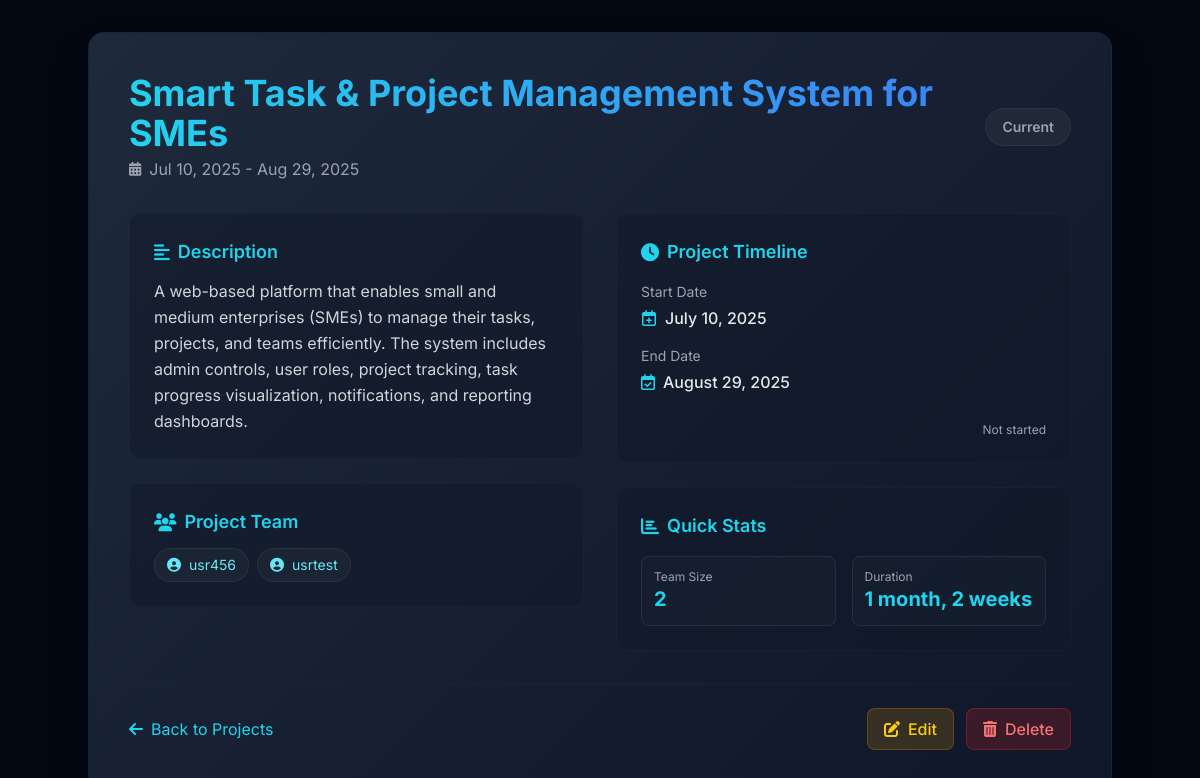
Screenshot of /project/projects/1/ (signed in) with the database file from the repository.
### project/models.py (models this page shows, shortened)
class Project(models.Model):
    STATUS_CHOICES = [
        ('pending', 'Pending'),
        ('current', 'Current'),
        ('completed', 'Completed'),
        ('failed', 'Failed'),
    ]
    title = models.CharField(max_length=200)
    description = models.TextField(blank=True, null=True)
    status = models.CharField(max_length=20, choices=STATUS_CHOICES, default='pending')
    start_date = models.DateField(null=True, blank=True)
    end_date = models.DateField(null=True, blank=True)
    due_date = models.DateField(null=True, blank=True)
    created_by = models.ForeignKey(settings.AUTH_USER_MODEL, on_delete=models.SET_NULL, null=True, blank=True, related_name='created_projects')
    assigned_users = models.ManyToManyField(
        settings.AUTH_USER_MODEL,
        blank=True,
        related_name='project_assigned_users'  # ✅ Unique related name
    )

### users/models.py (models this page shows, shortened)
class CustomUser(AbstractUser):
    user_id = models.AutoField(primary_key=True)
    preference_field_1 = models.CharField(max_length=100, blank=True, null=True)
    preference_field_2 = models.CharField(max_length=100, blank=True, null=True)
    created_at = models.DateTimeField(auto_now_add=True)
    updated_at = models.DateTimeField(auto_now=True)
    email = models.EmailField(unique=True)
    notifications_enabled = models.BooleanField(default=True)
    expertise = models.CharField(max_length=255, blank=True, null=True)
    ROLE_CHOICES = (
        ('admin', 'Admin'),
        ('manager', 'Project Manager'),
        ('user', 'User'),
    )
    role = models.CharField(max_length=20, choices=ROLE_CHOICES, default='user')
    USERNAME_FIELD = 'username'
    REQUIRED_FIELDS = ['email']
    objects = CustomUserManager()

### project/views.py (the view)
# urls.py: path('projects/<int:pk>/', views.project_detail, name='project_detail'),
@login_required
def project_detail(request, pk):
    update_expired_projects()
    update_pending_projects()
    project = get_object_or_404(Project, pk=pk)
    if request.user.role == 'admin' or \
       (request.user.role == 'manager' and project.created_by == request.user) or \
       request.user in project.assigned_users.all():
        return render(request, 'project/project_detail.html', {'project': project})
    else:
        messages.error(request, "You do not have permission to view this project.")
        return redirect('project:project_tab')

### project/utils.py (called while the page is built)
def update_expired_projects():
    today = timezone.now().date()
    expired_projects = Project.objects.filter(end_date__lt=today).exclude(status__in=['completed', 'failed'])
    for project in expired_projects:
        project.status = 'failed'
        project.save()

def update_pending_projects():
    today = timezone.now().date()
    projects = Project.objects.filter(start_date__gt=today).exclude(status='pending')
    for project in projects:
        project.status = 'pending'
        project.save()

### users/context_processors.py (called while the page is built)
def user_roles(request):
    user = request.user
    is_admin = False
    if user.is_authenticated:
        user_groups = user.groups.values_list('name', flat=True)
        is_admin = 'Admin' in user_groups
    return {
        'is_admin': is_admin
    }

### project/templates/project/project_detail.html (shortened to what this page needs)
{% load static %}
{% load widget_tweaks %}
<!DOCTYPE html>
<html lang="en">
<head>
    <script src="https://cdn.tailwindcss.com"></script>
    <link rel="stylesheet" href="https://cdnjs.cloudflare.com/ajax/libs/font-awesome/6.4.0/css/all.min.css">
</head>
<body class="bg-gray-950 text-gray-100 font-['Inter'] min-h-screen p-4 md:p-8">
    <div class="gradient-bg rounded-2xl shadow-2xl max-w-5xl mx-auto p-6 md:p-10 space-y-8 border border-gray-800/50 backdrop-blur-sm fade-in">
        <div class="flex flex-col md:flex-row justify-between items-start md:items-center gap-4">
            <div>
                <h2 class="text-3xl md:text-4xl font-bold bg-gradient-to-r from-cyan-400 to-blue-500 bg-clip-text text-transparent">
                </h2>
                <p class="text-gray-400 mt-1 flex items-center">
                    <i class="fas fa-calendar-alt mr-2 text-sm"></i>
                    {{ project.start_date|date:"M d, Y" }} - {{ project.end_date|date:"M d, Y" }}
                </p>
            </div>
            <span class="status-badge px-4 py-2 rounded-full text-sm font-semibold
                {% if project.status == 'completed' %}bg-green-900/50 text-green-300 border border-green-700/50
                {% elif project.status == 'in_progress' %}bg-blue-900/50 text-blue-300 border border-blue-700/50
                {% else %}bg-gray-800 text-gray-400 border border-gray-700/50{% endif %}">
                {{ project.get_status_display }}
            </span>
        </div>
        <div class="grid md:grid-cols-2 gap-8">
            <div class="space-y-6">
                <div class="bg-gray-900/50 p-6 rounded-xl border border-gray-800/50">
                    <h3 class="text-lg font-semibold text-cyan-400 mb-3 flex items-center">
                        <i class="fas fa-align-left mr-2"></i>Description
                    </h3>
                    <p class="text-gray-300 leading-relaxed">
                        {{ project.description|default:"No description provided"|linebreaksbr }}
                    </p>
                </div>
                <div class="bg-gray-900/50 p-6 rounded-xl border border-gray-800/50">
                    <h3 class="text-lg font-semibold text-cyan-400 mb-3 flex items-center">
                        <i class="fas fa-users mr-2"></i>Project Team
                    </h3>
                    <div class="flex flex-wrap gap-2">
                        {% for user in project.assigned_users.all %}
                            <span class="user-chip bg-gray-800/70 px-3 py-1.5 rounded-full text-sm text-cyan-300 border border-gray-700/50 flex items-center">
                                <i class="fas fa-user-circle mr-2"></i>
                                {{ user.username }}
                            </span>
                        {% empty %}
                            <span class="text-gray-500 italic">No team members assigned</span>
                        {% endfor %}
                    </div>
                </div>
            </div>
            <div class="space-y-6">
                <div class="bg-gray-900/50 p-6 rounded-xl border border-gray-800/50">
                    <h3 class="text-lg font-semibold text-cyan-400 mb-4 flex items-center">
                        <i class="fas fa-clock mr-2"></i>Project Timeline
                    </h3>
                    <div class="space-y-4">
                        <div>
                            <p class="text-sm text-gray-400 mb-1">Start Date</p>
                            <p class="text-gray-200 font-medium flex items-center">
                                <i class="far fa-calendar-plus mr-2 text-cyan-400"></i>
                                {{ project.start_date|date:"F j, Y" }}
                            </p>
                        </div>
                        <div>
                            <p class="text-sm text-gray-400 mb-1">End Date</p>
                            <p class="text-gray-200 font-medium flex items-center">
                                <i class="far fa-calendar-check mr-2 text-cyan-400"></i>
                                {{ project.end_date|date:"F j, Y" }}
                            </p>
                        </div>
                        <div class="pt-2">
                            <p class="text-xs text-gray-400 mt-1 text-right">
                                {% if project.status == 'completed' %}100% completed
                                {% elif project.status == 'in_progress' %}50% in progress
                                {% else %}Not started{% endif %}
                            </p>
                        </div>
                    </div>
                </div>
                <div class="bg-gray-900/50 p-6 rounded-xl border border-gray-800/50">
                    <h3 class="text-lg font-semibold text-cyan-400 mb-4 flex items-center">
                        <i class="fas fa-chart-bar mr-2"></i>Quick Stats
                    </h3>
                    <div class="grid grid-cols-2 gap-4">
                        <div class="bg-gray-800/30 p-3 rounded-lg border border-gray-700/50">
                            <p class="text-xs text-gray-400">Team Size</p>
                            <p class="text-xl font-bold text-cyan-400">{{ project.assigned_users.count }}</p>
                        </div>
                        <div class="bg-gray-800/30 p-3 rounded-lg border border-gray-700/50">
                            <p class="text-xs text-gray-400">Duration</p>
                            <p class="text-xl font-bold text-cyan-400">{{ project.start_date|timesince:project.end_date }}</p>
                        </div>
                    </div>
                </div>
            </div>
        </div>
        <div class="flex flex-wrap gap-3 justify-between items-center pt-6 border-t border-gray-800/50">
            <a href="{% url 'project:project_tab' %}" class="flex items-center text-cyan-400 hover:text-cyan-300 transition-colors">
                <i class="fas fa-arrow-left mr-2"></i> Back to Projects
            </a>
            <div class="flex gap-3">
                {% if perms.project.change_project %}
                <a href="{% url 'project:project_edit' project.pk %}" class="flex items-center bg-yellow-600/20 hover:bg-yellow-600/30 text-yellow-400 hover:text-yellow-300 font-medium py-2 px-4 rounded-lg border border-yellow-700/50 transition-all">
                    <i class="fas fa-edit mr-2"></i> Edit
                </a>
                {% endif %}
                {% if perms.project.delete_project %}
                <form method="POST" action="{% url 'project:project_delete' project.pk %}" onsubmit="return confirm('Are you sure you want to delete this project? This action cannot be undone.');">
                    <button type="submit" class="flex items-center bg-red-600/20 hover:bg-red-600/30 text-red-400 hover:text-red-300 font-medium py-2 px-4 rounded-lg border border-red-700/50 transition-all">
                        <i class="fas fa-trash-alt mr-2"></i> Delete
                    </button>
                </form>
                {% endif %}
            </div>
        </div>
    </div>
</body>
</html>

### project/templates/project/project_detail.html (style rules this page uses)
.gradient-bg { background: linear-gradient(135deg, #1e293b 0%, #0f172a 100%); }
.status-badge { transition: all 0.3s ease; }
.user-chip { transition: all 0.2s ease; }
.fade-in { animation: fadeIn 0.5s ease-in-out; }

### rows the page displays
Project: start_date "Jul 10, 2025", end_date "Aug 29, 2025", status "Current", description "A web-based platform that enables small and medium enterprises (SMEs) to manage their tasks, projects, and teams efficiently. The system includes admin controls, user roles, project tracking, task progress visualization, notifications, and reporting dashboards.", start_date "July 10, 2025", end_date "August 29, 2025", assigned_users.count "2", start_date "1 month, 2 weeks"
CustomUser: username "usr456"
CustomUser: username "usrtest"
